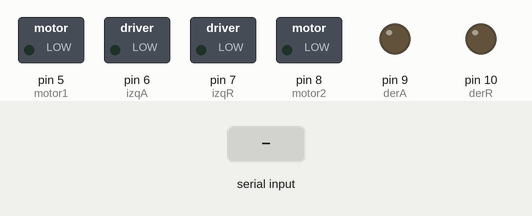
A sketch run on a simulated Arduino Uno, built with avr-gcc and run on an emulated ATmega328P. Shown: switched loads named in the sketch (green lamp = pin HIGH), output pins drawn as LEDs (lit = HIGH). Inputs (shaded band) come from the test bench.

Above: at 1.2 s.
1.3 s: "w" received over Serial
At 2.2 s:
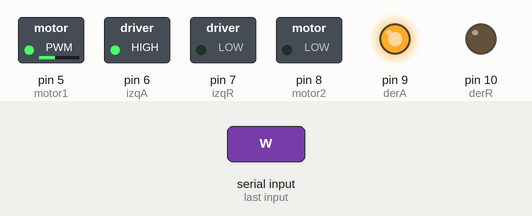
2.8 s: "s" received over Serial
At 3.4 s:
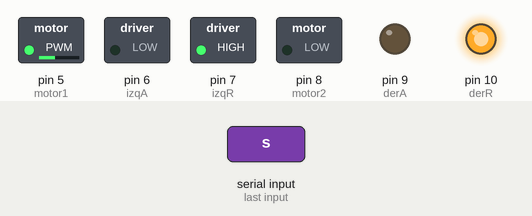
4.3 s: "a" received over Serial
At 5.5 s:
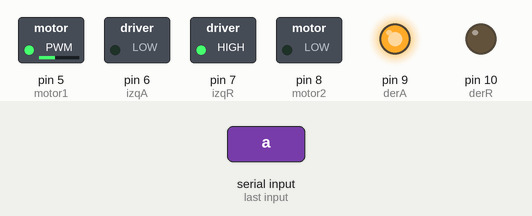
5.8 s: "d" received over Serial
At 6.8 s:
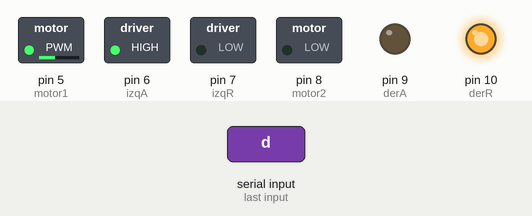
7.3 s: "c" received over Serial
At 8.0 s:
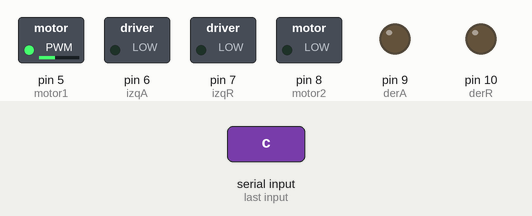
Timing chart, 0 to 9.8 s (numbered marks = the images above; inputs shaded):
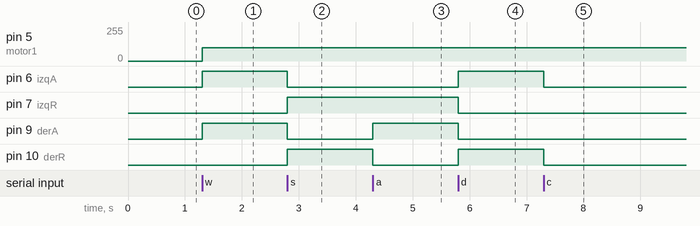

Measured:
- after the input at 1.3 s, pin 5 (motor1): 0/255 → 100/255 at once; pin 6 (izqA), pin 9 (derA): LOW → HIGH at once
- after the input at 2.8 s, pin 6 (izqA), pin 9 (derA): HIGH → LOW at once; pin 7 (izqR), pin 10 (derR): LOW → HIGH at once
- after the input at 4.3 s, pin 9 (derA): LOW → HIGH at once; pin 10 (derR): HIGH → LOW at once
- after the input at 5.8 s, pin 6 (izqA), pin 10 (derR): LOW → HIGH at once; pin 7 (izqR), pin 9 (derA): HIGH → LOW at once
- after the input at 7.3 s, pin 6 (izqA), pin 10 (derR): HIGH → LOW at once

The sketch:

INFO_carro_con_dos_motores.ino
```cpp
int motor1 = 5;
int izqA = 6;
int izqR = 7;
int motor2 = 8;
int derA = 9;
int derR = 10;
int velocidad = 100;
int mssg = 0;
void setup()  {
  pinMode(motor1, OUTPUT);
  pinMode(derA, OUTPUT);
  pinMode(derR, OUTPUT);
  pinMode(motor2, OUTPUT);
  pinMode(izqA, OUTPUT);
  pinMode(izqR, OUTPUT);
  Serial.begin(9600);
 }
void loop()  {
if (Serial.available() > 0)
   {
      mssg = Serial.read();

      if(mssg == 'w')
      {
        adelante();
      }
      if(mssg == 's')
      {
        atras();
      }
      if(mssg == 'a')
      {
        izquierda();
      }
      if(mssg == 'd')
      {
        derecha();
      }
      if(mssg == 'c')
      {
        detener();
      }
      if(mssg == 'q')
      {
        velocidad+=15;
      }
      if(mssg == 'e')
      {
        velocidad-=15;
      }
      if(mssg == 'n')
      {
        detener();
      }

   }
}

void adelante()
{
    digitalWrite (derA, HIGH);
    digitalWrite (izqA, HIGH);
    digitalWrite (derR, LOW);
    digitalWrite (izqR, LOW);
    analogWrite (motor1, velocidad);
    analogWrite (motor2, velocidad);
}
void atras()
{
    digitalWrite (derA, LOW);
    digitalWrite (izqA, LOW);
    digitalWrite (derR, HIGH);
    digitalWrite (izqR, HIGH);
    analogWrite (motor1, velocidad);
    analogWrite (motor2, velocidad);
}
void izquierda()
{
    digitalWrite (derA, HIGH);
    digitalWrite (izqA, LOW);
    digitalWrite (derR, LOW);
    digitalWrite (izqR, HIGH);
    analogWrite (motor1, velocidad);
    analogWrite (motor2, velocidad);
}
void derecha()
{
    digitalWrite (derA, LOW);
    digitalWrite (izqA, HIGH);
    digitalWrite (derR, HIGH);
    digitalWrite (izqR, LOW);
    analogWrite (motor1, velocidad);
    analogWrite (motor2, velocidad);
}
void detener()
{
    digitalWrite (derA, LOW);
    digitalWrite (izqA, LOW);
    digitalWrite (derR, LOW);
    digitalWrite (izqR, LOW);
    analogWrite (motor1, velocidad);
    analogWrite (motor2, velocidad);
}
```
